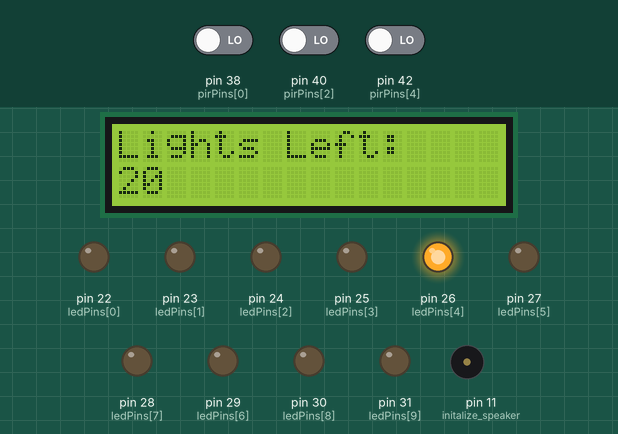
A sketch run on a simulated Arduino Mega 2560, built with avr-gcc and run on an emulated ATmega2560. Parts: 16×2 character LCD, output pins drawn as LEDs (lit = HIGH), buzzer (waves = sounding, pin HIGH). Inputs (shaded band) come from the test bench; at power-on: pin 42 (pirPins[4]) LOW, pin 40 (pirPins[2]) LOW, pin 38 (pirPins[0]) LOW. Random numbers use the default seed unless the sketch sets one; what the sketch prints to the serial monitor is not drawn.

Above: at 1.3 s.
1.4 s: pin 42 (pirPins[4]) driven HIGH
At 1.58 s:
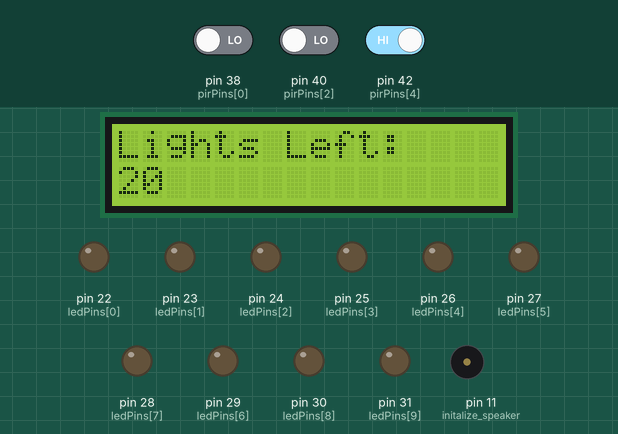
At 2.0 s:
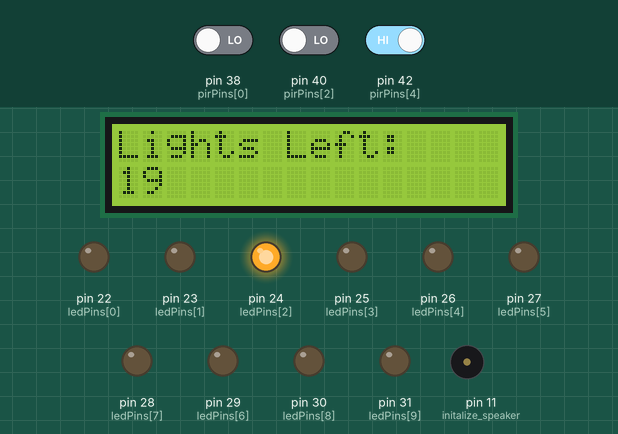
3.1 s: pin 40 (pirPins[2]) driven HIGH
At 5.1 s:
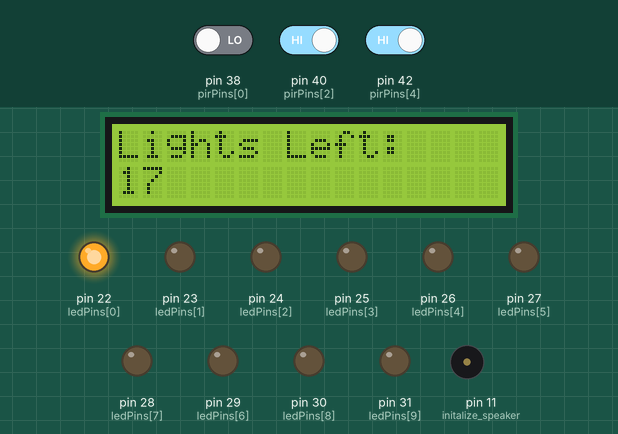
Timing chart, 0 to 6.6 s (numbered marks = the images above; inputs shaded):
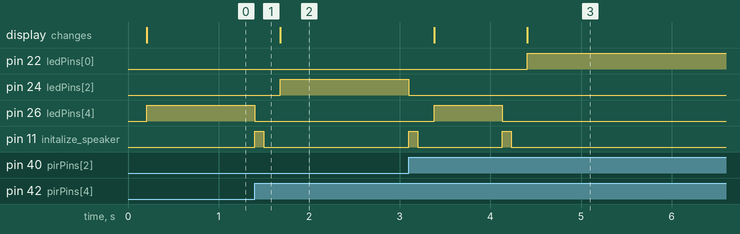

The sketch:

CountingGamemode.ino
```cpp
// This code is the standalone counting game mode and there is no UI or controls, just counting. This code is old and may not work anymore.


#include "LCDIC2.h"

LCDIC2 lcd(0x27, 16, 2);

const int numLeds = 10;
const int ledPins[] = {22, 23, 24, 25, 26, 27, 29, 28, 30, 31};
const int pirPins[] = {38, 39, 40, 41, 42, 43, 44, 45, 46, 47};

int numWhacksToWin = 20;  // Set the number of whacks needed to win the game
int whacksCounter = 0;   // Counter to keep track of whacks
int whacksLeft = 0; // Counts how many whacks are left in the game
int savedTimeValue = 0; // Saves time at the beginning of the games
int finalTime = 0; // Time at the end of the game
int finalTimeCalc = 0; //
int finalTime1 = 0;

// Strings for LCD printing
String finalTimeString = String(millis());
String whacksCounterString = String(whacksCounter);

int previousLedIndex = -1;

void setup() {
  lcd.begin();
  Serial.begin(9600);
  // Initialize LED pins as outputs
  for (int i = 0; i < numLeds; i++) {
    pinMode(ledPins[i], OUTPUT);
  }
  // Initialize PIR sensor pins as inputs
  for (int i = 0; i < numLeds; i++) {
    pinMode(pirPins[i], INPUT);
  }

    pinMode(11, OUTPUT); // initalize speaker

  // Seed the random number generator with the current time
  randomSeed(millis());
  if (lcd.begin()) lcd.print("Getting ready");


  savedTimeValue = millis() / 1000;
  Serial.print(savedTimeValue);
}

void loop() {
  // Check if the game is done
  if (whacksCounter >= numWhacksToWin) {
    // Game is done, you can add additional logic here if needed
    if (whacksCounter == numWhacksToWin) {

      Serial.print(millis());
      finalTime = millis() / 1000;


      //finalTimeCalc = finalTime - savedTimeValue;

      finalTimeString = String(finalTime - savedTimeValue);


      Serial.print(finalTimeCalc);
      lcd.setCursor (0, 0);
      lcd.print("Your time is");
      lcd.setCursor (0, 1);
      lcd.print(finalTimeString);

      for (int i = 0; i < 3; i++) {
    beep();
    delay(200);
  }
      whacksCounter++;
    } else {
      return;
    }
    return;
  }
  whacksLeft = numWhacksToWin - whacksCounter;
  whacksCounterString = String(whacksLeft);
  lcd.begin();
  lcd.setCursor(0, 0);
  lcd.print("Lights Left:");
  lcd.setCursor(0, 1);
  lcd.print(whacksCounterString);

  // Generate a random LED index different from the previous one
  int randomLedIndex = generateRandomLedIndex();

  // Light up the random LED
  digitalWrite(ledPins[randomLedIndex], HIGH);
  delay(750);
  // Wait for the player to "whack" the LED
  waitForWhack(pirPins[randomLedIndex]);

  // Turn off the LED
  digitalWrite(ledPins[randomLedIndex], LOW);


  // Update the previous LED index
  previousLedIndex = randomLedIndex;

  // Increment the whacks counter
  whacksCounter++;

  beep();

  // Delay before the next round
  delay(100);
}

int generateRandomLedIndex() {
  int randomIndex;
  do {
    randomIndex = random(0, numLeds);
  } while (randomIndex == previousLedIndex);

  return randomIndex;
}

void waitForWhack(int pirPin) {
  // Wait for the PIR sensor to be triggered
  while (digitalRead(pirPin) == LOW) {
    // You can add additional logic or actions while waiting if needed
  }

  // You can add additional logic or actions after the PIR sensor is triggered
}

void startupSequence(){
  delay(2000);

  allOn();
  beep();
  delay(500);
  allOff();
  delay(500);
  allOn();
  beep();
  delay(500);
  allOff();
  delay(500);
  allOn();
  beep();
  delay(500);
  allOff();
}


void allOn(){
  for (int i = 0; i < numLeds; i++) {
    digitalWrite(ledPins[i], HIGH);
  }
}

void allOff(){
  for (int i = 0; i < numLeds; i++) {
    digitalWrite(ledPins[i], LOW);
  }
}

void beep(){
  digitalWrite(11, HIGH);
  delay(100);
  digitalWrite(11, LOW);
}
```

Measured:
- after the input at 1.4 s, pin 24 (ledPins[2]): LOW → HIGH after 0.28 s; pin 26 (ledPins[4]): HIGH → LOW at once; pin 11 (initalize_speaker): LOW → HIGH at once, → LOW 0.10 s later
- after the input at 3.1 s, pin 22 (ledPins[0]): LOW → HIGH after 1.3 s; pin 24 (ledPins[2]): HIGH → LOW at once
